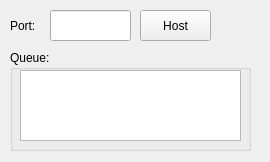
<?xml version="1.0" encoding="UTF-8"?>
<ui version="4.0">
 <class>Server</class>
 <widget class="QMainWindow" name="Server">
  <property name="geometry">
   <rect>
    <x>0</x>
    <y>0</y>
    <width>270</width>
    <height>162</height>
   </rect>
  </property>
  <property name="windowTitle">
   <string>Server</string>
  </property>
  <widget class="QWidget" name="centralWidget">
   <widget class="QPushButton" name="hostbutton">
    <property name="geometry">
     <rect>
      <x>140</x>
      <y>10</y>
      <width>71</width>
      <height>31</height>
     </rect>
    </property>
    <property name="text">
     <string>Host</string>
    </property>
   </widget>
   <widget class="QLineEdit" name="portline">
    <property name="geometry">
     <rect>
      <x>50</x>
      <y>10</y>
      <width>81</width>
      <height>31</height>
     </rect>
    </property>
   </widget>
   <widget class="QLabel" name="portlabel">
    <property name="geometry">
     <rect>
      <x>10</x>
      <y>10</y>
      <width>121</width>
      <height>31</height>
     </rect>
    </property>
    <property name="text">
     <string>Port:</string>
    </property>
   </widget>
   <widget class="QWidget" name="status" native="true">
    <property name="geometry">
     <rect>
      <x>220</x>
      <y>10</y>
      <width>31</width>
      <height>31</height>
     </rect>
    </property>
   </widget>
   <widget class="QGroupBox" name="groupBox">
    <property name="geometry">
     <rect>
      <x>10</x>
      <y>50</y>
      <width>241</width>
      <height>101</height>
     </rect>
    </property>
    <property name="title">
     <string>Queue:</string>
    </property>
    <widget class="QListWidget" name="listUsers">
     <property name="geometry">
      <rect>
       <x>10</x>
       <y>20</y>
       <width>221</width>
       <height>71</height>
      </rect>
     </property>
    </widget>
   </widget>
   <zorder>portlabel</zorder>
   <zorder>hostbutton</zorder>
   <zorder>portline</zorder>
   <zorder>status</zorder>
   <zorder>groupBox</zorder>
  </widget>
 </widget>
 <layoutdefault spacing="6" margin="11"/>
 <resources/>
 <connections/>
</ui>
